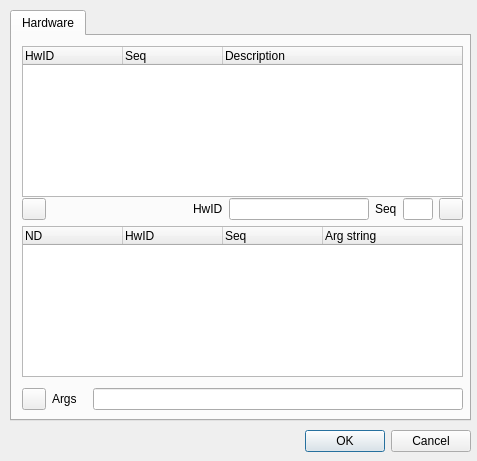
<?xml version="1.0" encoding="UTF-8"?>
<ui version="4.0">
 <class>DeviceUserArgsDialog</class>
 <widget class="QDialog" name="DeviceUserArgsDialog">
  <property name="geometry">
   <rect>
    <x>0</x>
    <y>0</y>
    <width>477</width>
    <height>461</height>
   </rect>
  </property>
  <property name="font">
   <font>
    <family>Liberation Sans</family>
    <pointsize>9</pointsize>
   </font>
  </property>
  <property name="windowTitle">
   <string>Device user arguments</string>
  </property>
  <widget class="QDialogButtonBox" name="buttonBox">
   <property name="geometry">
    <rect>
     <x>10</x>
     <y>430</y>
     <width>461</width>
     <height>23</height>
    </rect>
   </property>
   <property name="orientation">
    <enum>Qt::Horizontal</enum>
   </property>
   <property name="standardButtons">
    <set>QDialogButtonBox::Cancel|QDialogButtonBox::Ok</set>
   </property>
  </widget>
  <widget class="QTabWidget" name="tabWidget">
   <property name="geometry">
    <rect>
     <x>10</x>
     <y>10</y>
     <width>461</width>
     <height>411</height>
    </rect>
   </property>
   <property name="font">
    <font>
     <family>Liberation Sans</family>
     <pointsize>9</pointsize>
    </font>
   </property>
   <property name="toolTip">
    <string>Arguments for hardware</string>
   </property>
   <property name="currentIndex">
    <number>0</number>
   </property>
   <widget class="QWidget" name="tabHW">
    <attribute name="title">
     <string>Hardware</string>
    </attribute>
    <widget class="QTreeWidget" name="deviceTree">
     <property name="geometry">
      <rect>
       <x>10</x>
       <y>10</y>
       <width>441</width>
       <height>151</height>
      </rect>
     </property>
     <property name="toolTip">
      <string>List of available hardware</string>
     </property>
     <column>
      <property name="text">
       <string>HwID</string>
      </property>
     </column>
     <column>
      <property name="text">
       <string>Seq</string>
      </property>
     </column>
     <column>
      <property name="text">
       <string>Description</string>
      </property>
     </column>
    </widget>
    <widget class="QWidget" name="horizontalLayoutWidget">
     <property name="geometry">
      <rect>
       <x>10</x>
       <y>160</y>
       <width>441</width>
       <height>26</height>
      </rect>
     </property>
     <layout class="QHBoxLayout" name="deviceImportLayout">
      <item>
       <widget class="QPushButton" name="importDevice">
        <property name="maximumSize">
         <size>
          <width>24</width>
          <height>16777215</height>
         </size>
        </property>
        <property name="toolTip">
         <string>Add the selected hardware in the list below</string>
        </property>
        <property name="text">
         <string/>
        </property>
        <property name="icon">
         <iconset resource="../resources/res.qrc">
          <normaloff>:/arrow_down.png</normaloff>:/arrow_down.png</iconset>
        </property>
       </widget>
      </item>
      <item>
       <spacer name="horizontalSpacer">
        <property name="orientation">
         <enum>Qt::Horizontal</enum>
        </property>
        <property name="sizeHint" stdset="0">
         <size>
          <width>40</width>
          <height>20</height>
         </size>
        </property>
       </spacer>
      </item>
      <item>
       <widget class="QLabel" name="addDeviceHwIDLabel">
        <property name="text">
         <string>HwID</string>
        </property>
       </widget>
      </item>
      <item>
       <widget class="QLineEdit" name="addDeviceHwIDEdit">
        <property name="toolTip">
         <string>Hardware Id of non discoverable device</string>
        </property>
       </widget>
      </item>
      <item>
       <widget class="QLabel" name="addDeviceSeqLabel">
        <property name="text">
         <string>Seq</string>
        </property>
       </widget>
      </item>
      <item>
       <widget class="QLineEdit" name="addDeviceSeqEdit">
        <property name="maximumSize">
         <size>
          <width>30</width>
          <height>16777215</height>
         </size>
        </property>
        <property name="toolTip">
         <string>Sequence of non discoverable device</string>
        </property>
        <property name="inputMask">
         <string>00</string>
        </property>
       </widget>
      </item>
      <item>
       <widget class="QPushButton" name="addDevice">
        <property name="maximumSize">
         <size>
          <width>24</width>
          <height>16777215</height>
         </size>
        </property>
        <property name="toolTip">
         <string>Add non discoverable device </string>
        </property>
        <property name="text">
         <string/>
        </property>
        <property name="icon">
         <iconset resource="../resources/res.qrc">
          <normaloff>:/plusw.png</normaloff>:/plusw.png</iconset>
        </property>
       </widget>
      </item>
     </layout>
    </widget>
    <widget class="QWidget" name="horizontalLayoutWidget_5">
     <property name="geometry">
      <rect>
       <x>10</x>
       <y>350</y>
       <width>441</width>
       <height>26</height>
      </rect>
     </property>
     <layout class="QHBoxLayout" name="argStringLayout">
      <item>
       <widget class="QPushButton" name="deleteArgs">
        <property name="maximumSize">
         <size>
          <width>24</width>
          <height>16777215</height>
         </size>
        </property>
        <property name="toolTip">
         <string>Delete arguments and remove hardware from list above</string>
        </property>
        <property name="text">
         <string/>
        </property>
        <property name="icon">
         <iconset resource="../resources/res.qrc">
          <normaloff>:/bin.png</normaloff>:/bin.png</iconset>
        </property>
       </widget>
      </item>
      <item>
       <widget class="QLabel" name="argStringLabel">
        <property name="minimumSize">
         <size>
          <width>35</width>
          <height>22</height>
         </size>
        </property>
        <property name="text">
         <string>Args</string>
        </property>
       </widget>
      </item>
      <item>
       <widget class="QLineEdit" name="argStringEdit">
        <property name="toolTip">
         <string>Edit user arguments of hardware selected above</string>
        </property>
       </widget>
      </item>
     </layout>
    </widget>
    <widget class="QTreeWidget" name="argsTree">
     <property name="geometry">
      <rect>
       <x>10</x>
       <y>190</y>
       <width>441</width>
       <height>151</height>
      </rect>
     </property>
     <property name="toolTip">
      <string>List of hardware with user arguments</string>
     </property>
     <column>
      <property name="text">
       <string>ND</string>
      </property>
      <property name="toolTip">
       <string>Non discoverable</string>
      </property>
     </column>
     <column>
      <property name="text">
       <string>HwID</string>
      </property>
      <property name="toolTip">
       <string>Hardware ID</string>
      </property>
     </column>
     <column>
      <property name="text">
       <string>Seq</string>
      </property>
      <property name="toolTip">
       <string>Sequence</string>
      </property>
     </column>
     <column>
      <property name="text">
       <string>Arg string</string>
      </property>
      <property name="toolTip">
       <string>Argument string</string>
      </property>
     </column>
    </widget>
   </widget>
  </widget>
 </widget>
 <resources>
  <include location="../resources/res.qrc"/>
 </resources>
 <connections>
  <connection>
   <sender>buttonBox</sender>
   <signal>accepted()</signal>
   <receiver>DeviceUserArgsDialog</receiver>
   <slot>accept()</slot>
   <hints>
    <hint type="sourcelabel">
     <x>240</x>
     <y>441</y>
    </hint>
    <hint type="destinationlabel">
     <x>238</x>
     <y>230</y>
    </hint>
   </hints>
  </connection>
  <connection>
   <sender>buttonBox</sender>
   <signal>rejected()</signal>
   <receiver>DeviceUserArgsDialog</receiver>
   <slot>reject()</slot>
   <hints>
    <hint type="sourcelabel">
     <x>240</x>
     <y>441</y>
    </hint>
    <hint type="destinationlabel">
     <x>238</x>
     <y>230</y>
    </hint>
   </hints>
  </connection>
 </connections>
</ui>
